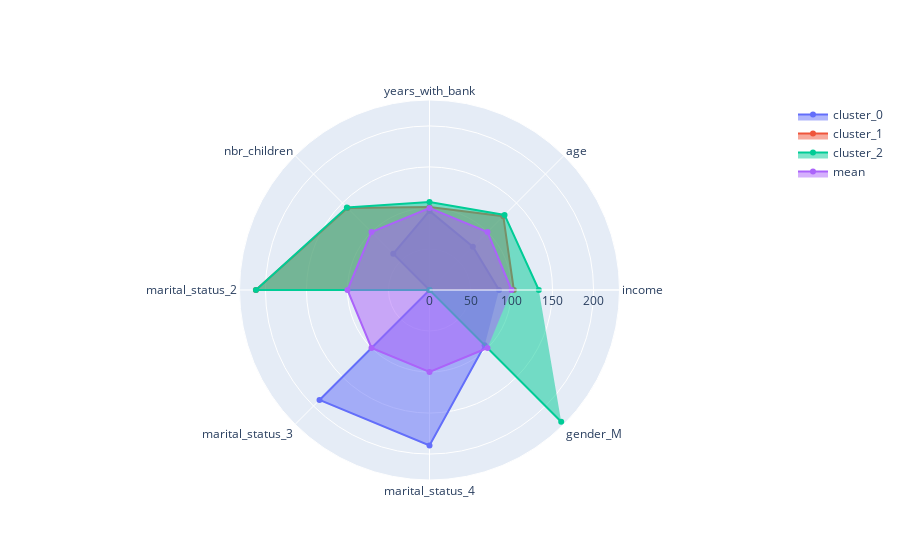

This figure's notebook cell:
### Code cell
plot_radar_chart(Nik(df_seg_full, 'MinMax', 'Agglomerative', 3, epsilon=0.2, min_samples=10))

### Figure 1 — Plotly figure (JSON) as saved in the notebook; plotly's stock layout.template omitted (floating-point values rounded to 4 significant figures)
{"data": [{"fill": "toself", "name": "cluster_0", "r": [84.79, 74.72, 96.39, 62.49, 0, 189.6, 189.6, 95.09], "theta": ["income", "age", "years_with_bank", "nbr_children", "marital_status_2", "marital_status_3", "marital_status_4", "gender_M "], "type": "scatterpolar"}, {"fill": "toself", "name": "cluster_1", "r": [102.8, 127.2, 101.3, 141.4, 211.6, 0, 0, 0], "theta": ["income", "age", "years_with_bank", "nbr_children", "marital_status_2", "marital_status_3", "marital_status_4", "gender_M "], "type": "scatterpolar"}, {"fill": "toself", "name": "cluster_2", "r": [133.3, 129.4, 107.2, 142.4, 211.6, 0, 0, 227.1], "theta": ["income", "age", "years_with_bank", "nbr_children", "marital_status_2", "marital_status_3", "marital_status_4", "gender_M "], "type": "scatterpolar"}, {"fill": "toself", "name": "mean", "r": [100, 100, 100, 100, 100, 100, 100, 100], "theta": ["income", "age", "years_with_bank", "nbr_children", "marital_status_2", "marital_status_3", "marital_status_4", "gender_M "], "type": "scatterpolar"}], "layout": {"autosize": true, "polar": {"angularaxis": {"type": "category"}, "radialaxis": {"autorange": true, "range": [0, 236.9], "type": "linear", "visible": true}}, "showlegend": true}}
